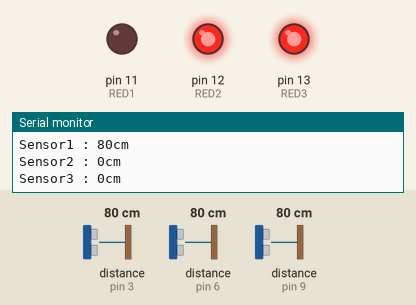
Recording of a sketch running on a simulated Arduino Uno, built with avr-gcc and run on an emulated ATmega328P. Parts: output pins drawn as LEDs (lit = HIGH), the last lines printed to the serial monitor. Wiring (inferred from the names in the program): 2 × ultrasonic range finder: trigger pin 2, echo pin 6 / trigger pin 5, echo pin 9. Inputs (shaded band) come from the test bench; at power-on: distance to the obstacle (sensors on pin 3, pin 6, pin 9) 80 cm. The echo pulse lasts 58.3 µs per cm; pins used as bus, display or sensor lines are not drawn.

Above: at 3.1 s.
3.2 s: distance to the obstacle (sensor on pin 3) set to 6 cm
6.3 s: distance to the obstacle (sensor on pin 3) set to 3 cm
At 8.2 s:
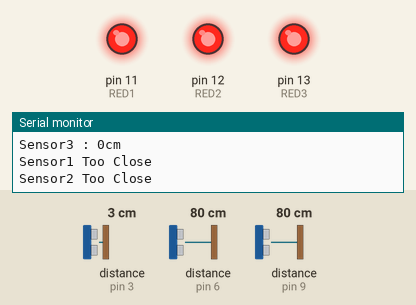
9.4 s: distance to the obstacle (sensor on pin 3) set to 9 cm
At 11.8 s:
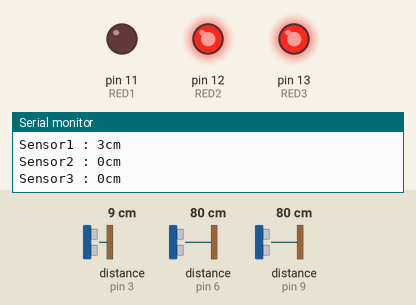
13.0 s: distance to the obstacle (sensor on pin 3) set to 2 cm
At 14.9 s:
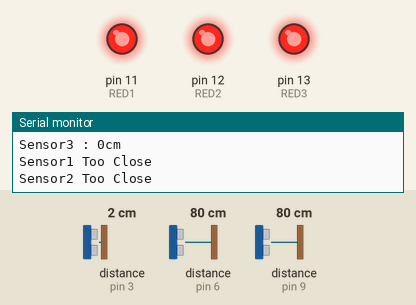
Timing chart, 0 to 16.4 s (numbered marks = the images above; inputs shaded):
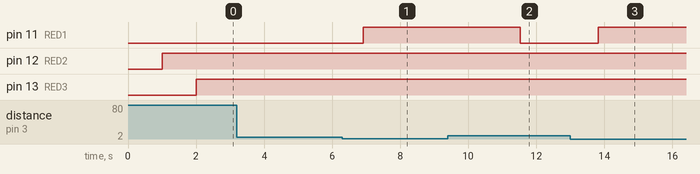

Measured:
- the behaviour switches between 5 and 4 cm on distance to the obstacle (sensor on pin 3) (found by bisection; images 0 and 1)
- after the input at 6.3 s, pin 11 (RED1): LOW → HIGH after 0.62 s
- after the input at 9.4 s, pin 11 (RED1): HIGH → LOW after 2.1 s
- after the input at 13.0 s, pin 11 (RED1): LOW → HIGH after 0.82 s

The sketch:

UltraSound3_RGB3.ino
```cpp
  int RED1 = 11;
  int RED2 = 12;
  int RED3 = 13;

void setup() {
  // put your setup code here, to run once:
  Serial.begin(9600);
  pinMode(2,OUTPUT);  // 초음파 센서 1번 Trig 핀
  pinMode(4,INPUT);   // 초음파 센서 1번 센서 Echo 핀
  pinMode(5,OUTPUT);  // 초음파 센서 2번 Trig 핀
  pinMode(6,INPUT);   // 초음파 센서 2번 Echo 핀
  pinMode(8,OUTPUT);  // 초음파 센서 3번 Trig 핀
  pinMode(9,INPUT);   // 초음파 센서 3번 Echo 핀

  pinMode(11,OUTPUT);  // Red1 핀
  pinMode(12,OUTPUT);  // Red2 핀
  pinMode(13,OUTPUT);  // Red3 핀

  digitalWrite(2,LOW);    // Trig 신호 off
  digitalWrite(5,LOW);    // Trig 신호 off
  digitalWrite(8,LOW);    // Trig 신호 off

  digitalWrite(11,LOW);    // Red1 Off
  digitalWrite(12,LOW);    // Red2 off
  digitalWrite(13,LOW);    // Red3 off
}

void loop() {
  // put your main code here, to run repeatedly:
  int duration1, duration2, duration3;
  int cm1, cm2, cm3;

  // 초음파 센서 (1번)
  digitalWrite(2,LOW);    // Trig 신호 off
  delayMicroseconds(2);  // 10us 정도 유지
  digitalWrite(2,HIGH);   // 센서에 Trig 신호 입력
  delayMicroseconds(10);  // 10us 정도 유지
  digitalWrite(2,LOW);    // Trig 신호 off
  duration1 = pulseIn(3, HIGH);  // Echo pin: HIGH->Low 간격을 측정
  cm1 = microsecondsToCentimeters(duration1);  // 거리(cm)로 변환
  if(cm1<5)
  {
    digitalWrite(RED1,HIGH); // RED1 On
    Serial.println("Sensor1 Too Close"); // 경고 메시지
  }
  else digitalWrite(RED1,LOW); // RED1 Off

  // 초음파 센서 (2번)
  digitalWrite(5,LOW);    // Trig 신호 off
  delayMicroseconds(2);  // 10us 정도 유지
  digitalWrite(5,HIGH);   // 센서에 Trig 신호 입력
  delayMicroseconds(10);  // 10us 정도 유지
  digitalWrite(5,LOW);    // Trig 신호 off
  duration2 = pulseIn(6, HIGH);  // Echo pin: HIGH->Low 간격을 측정
  cm2 = microsecondsToCentimeters(duration2);  // 거리(cm)로 변환
  if(cm2<5)
  {
    digitalWrite(RED2,HIGH); // RED2 On
    Serial.println("Sensor2 Too Close"); // 경고 메시지
  }
  else digitalWrite(RED2,LOW); // RED2 Off

  // 초음파 센서 (3번)
  digitalWrite(8,LOW);    // Trig 신호 off
  delayMicroseconds(2);  // 10us 정도 유지
  digitalWrite(8,HIGH);   // 센서에 Trig 신호 입력
  delayMicroseconds(10);  // 10us 정도 유지
  digitalWrite(8,LOW);    // Trig 신호 off
  duration3 = pulseIn(9, HIGH);  // Echo pin: HIGH->Low 간격을 측정
  cm3 = microsecondsToCentimeters(duration3);  // 거리(cm)로 변환
  if(cm3<5)
  {
    digitalWrite(RED3,HIGH); // RED3 On
    Serial.println("Sensor3 Too Close"); // 경고 메시지
  }
  else digitalWrite(RED3,LOW); // RED3 Off


  Serial.print("Sensor1 : ");
  Serial.print(cm1);
  Serial.println("cm");

  Serial.print("Sensor2 : ");
  Serial.print(cm2);
  Serial.println("cm");

  Serial.print("Sensor3 : ");
  Serial.print(cm3);
  Serial.println("cm");

  Serial.println("");

  delay(300);  // 0.3초 대기 후 다시 측정
}

int microsecondsToCentimeters(int microseconds)
{
  return microseconds/29/2;
}
```
